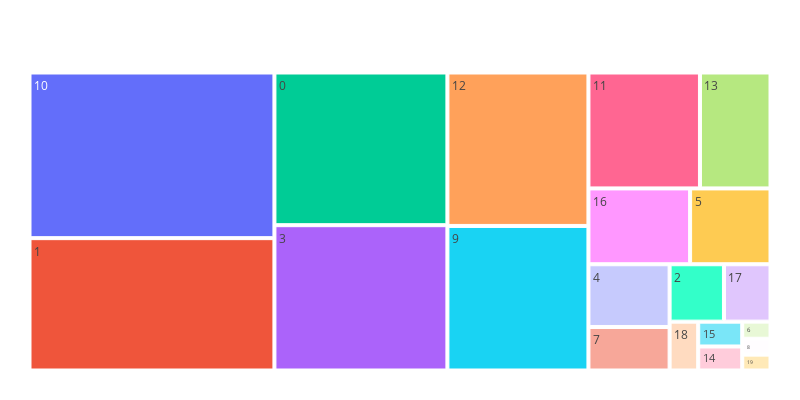

The notebook cell this image was saved under:
### Code cell
fig=px.treemap(hypothesis_data, path=['Cause_of_accident'], width=800, height=400)
fig.update_layout(
    margin = dict(t=50, l=25, r=25, b=25))
fig.show()

### Figure 1 — Plotly figure (JSON) as saved in the notebook; plotly's stock layout.template omitted (floating-point values rounded to 4 significant figures)
{"data": [{"branchvalues": "total", "domain": {"x": [0, 1], "y": [0, 1]}, "hovertemplate": "labels=%{label}<br>count=%{value}<br>parent=%{parent}<br>id=%{id}<extra></extra>", "ids": ["0", "1", "2", "3", "4", "5", "6", "7", "8", "9", "10", "11", "12", "13", "14", "15", "16", "17", "18", "19"], "labels": ["0", "1", "2", "3", "4", "5", "6", "7", "8", "9", "10", "11", "12", "13", "14", "15", "16", "17", "18", "19"], "name": "", "parents": ["", "", "", "", "", "", "", "", "", "", "", "", "", "", "", "", "", "", "", ""], "type": "treemap", "values": [1473, 1808, 174, 1402, 284, 340, 27, 197, 25, 1137, 2263, 721, 1207, 456, 59, 61, 430, 149, 78, 25]}], "layout": {"height": 400, "legend": {"tracegroupgap": 0}, "margin": {"b": 25, "l": 25, "r": 25, "t": 50}, "width": 800}}
